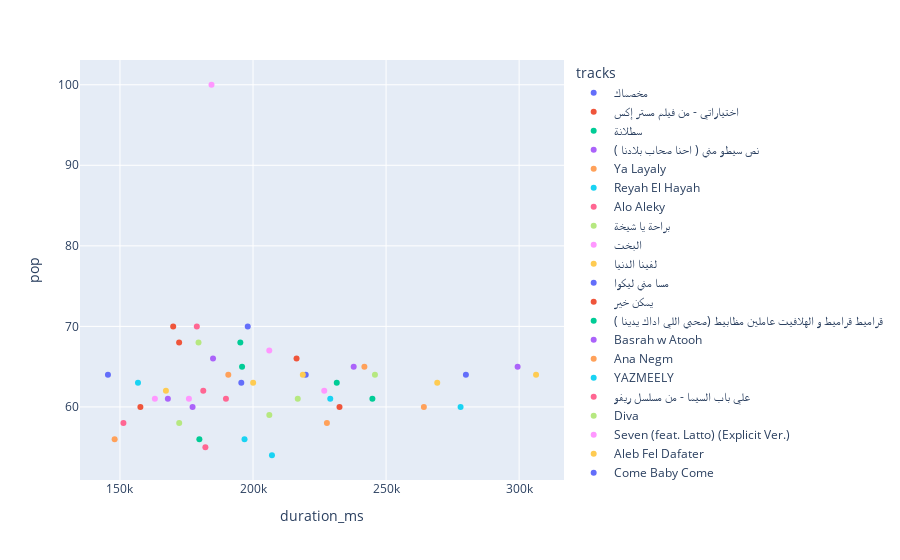

The cell this chart's notebook holds for it:
### Code cell
#Egypt
px.scatter(dataframes[6],x='duration_ms',y='pop',color='tracks')

### Figure 1 — Plotly figure (JSON) as saved in the notebook; plotly's stock layout.template omitted (floating-point values rounded to 4 significant figures)
{"data": [{"hovertemplate": "tracks=مخصماك<br>duration_ms=%{x}<br>pop=%{y}<extra></extra>", "legendgroup": "مخصماك", "marker": {"color": "#636efa", "symbol": "circle"}, "mode": "markers", "name": "مخصماك", "orientation": "v", "showlegend": true, "type": "scatter", "x": [198019], "xaxis": "x", "y": [70], "yaxis": "y"}, {"hovertemplate": "tracks=اختياراتي - من فيلم مستر إكس<br>duration_ms=%{x}<br>pop=%{y}<extra></extra>", "legendgroup": "اختياراتي - من فيلم مستر إكس", "marker": {"color": "#EF553B", "symbol": "circle"}, "mode": "markers", "name": "اختياراتي - من فيلم مستر إكس", "orientation": "v", "showlegend": true, "type": "scatter", "x": [170000], "xaxis": "x", "y": [70], "yaxis": "y"}, {"hovertemplate": "tracks=سطلانة<br>duration_ms=%{x}<br>pop=%{y}<extra></extra>", "legendgroup": "سطلانة", "marker": {"color": "#00cc96", "symbol": "circle"}, "mode": "markers", "name": "سطلانة", "orientation": "v", "showlegend": true, "type": "scatter", "x": [195238], "xaxis": "x", "y": [68], "yaxis": "y"}, {"hovertemplate": "tracks=نص سيطو مني ( احنا صحاب بلادنا )<br>duration_ms=%{x}<br>pop=%{y}<extra></extra>", "legendgroup": "نص سيطو مني ( احنا صحاب بلادنا )", "marker": {"color": "#ab63fa", "symbol": "circle"}, "mode": "markers", "name": "نص سيطو مني ( احنا صحاب بلادنا )", "orientation": "v", "showlegend": true, "type": "scatter", "x": [184973], "xaxis": "x", "y": [66], "yaxis": "y"}, {"hovertemplate": "tracks=Ya Layaly<br>duration_ms=%{x}<br>pop=%{y}<extra></extra>", "legendgroup": "Ya Layaly", "marker": {"color": "#FFA15A", "symbol": "circle"}, "mode": "markers", "name": "Ya Layaly", "orientation": "v", "showlegend": true, "type": "scatter", "x": [190714], "xaxis": "x", "y": [64], "yaxis": "y"}, {"hovertemplate": "tracks=Reyah El Hayah<br>duration_ms=%{x}<br>pop=%{y}<extra></extra>", "legendgroup": "Reyah El Hayah", "marker": {"color": "#19d3f3", "symbol": "circle"}, "mode": "markers", "name": "Reyah El Hayah", "orientation": "v", "showlegend": true, "type": "scatter", "x": [229025], "xaxis": "x", "y": [61], "yaxis": "y"}, {"hovertemplate": "tracks=Alo Aleky<br>duration_ms=%{x}<br>pop=%{y}<extra></extra>", "legendgroup": "Alo Aleky", "marker": {"color": "#FF6692", "symbol": "circle"}, "mode": "markers", "name": "Alo Aleky", "orientation": "v", "showlegend": true, "type": "scatter", "x": [178885], "xaxis": "x", "y": [70], "yaxis": "y"}, {"hovertemplate": "tracks=براحة يا شيخة<br>duration_ms=%{x}<br>pop=%{y}<extra></extra>", "legendgroup": "براحة يا شيخة", "marker": {"color": "#B6E880", "symbol": "circle"}, "mode": "markers", "name": "براحة يا شيخة", "orientation": "v", "showlegend": true, "type": "scatter", "x": [179526], "xaxis": "x", "y": [68], "yaxis": "y"}, {"hovertemplate": "tracks=البخت<br>duration_ms=%{x}<br>pop=%{y}<extra></extra>", "legendgroup": "البخت", "marker": {"color": "#FF97FF", "symbol": "circle"}, "mode": "markers", "name": "البخت", "orientation": "v", "showlegend": true, "type": "scatter", "x": [206112], "xaxis": "x", "y": [67], "yaxis": "y"}, {"hovertemplate": "tracks=لفينا الدنيا<br>duration_ms=%{x}<br>pop=%{y}<extra></extra>", "legendgroup": "لفينا الدنيا", "marker": {"color": "#FECB52", "symbol": "circle"}, "mode": "markers", "name": "لفينا الدنيا", "orientation": "v", "showlegend": true, "type": "scatter", "x": [200046], "xaxis": "x", "y": [63], "yaxis": "y"}, {"hovertemplate": "tracks=مسا مني ليكوا<br>duration_ms=%{x}<br>pop=%{y}<extra></extra>", "legendgroup": "مسا مني ليكوا", "marker": {"color": "#636efa", "symbol": "circle"}, "mode": "markers", "name": "مسا مني ليكوا", "orientation": "v", "showlegend": true, "type": "scatter", "x": [219813], "xaxis": "x", "y": [64], "yaxis": "y"}, {"hovertemplate": "tracks=يمكن خير<br>duration_ms=%{x}<br>pop=%{y}<extra></extra>", "legendgroup": "يمكن خير", "marker": {"color": "#EF553B", "symbol": "circle"}, "mode": "markers", "name": "يمكن خير", "orientation": "v", "showlegend": true, "type": "scatter", "x": [216356], "xaxis": "x", "y": [66], "yaxis": "y"}, {"hovertemplate": "tracks=قراميط قراميط و الهلافيت عاملين مظابيط (صحبي اللي اداك يدينا )<br>duration_ms=%{x}<br>pop=%{y}<extra></extra>", "legendgroup": "قراميط قراميط و الهلافيت عاملين مظابيط (صحبي اللي اداك يدينا )", "marker": {"color": "#00cc96", "symbol": "circle"}, "mode": "markers", "name": "قراميط قراميط و الهلافيت عاملين مظابيط (صحبي اللي اداك يدينا )", "orientation": "v", "showlegend": true, "type": "scatter", "x": [231471], "xaxis": "x", "y": [63], "yaxis": "y"}, {"hovertemplate": "tracks=Basrah w Atooh<br>duration_ms=%{x}<br>pop=%{y}<extra></extra>", "legendgroup": "Basrah w Atooh", "marker": {"color": "#ab63fa", "symbol": "circle"}, "mode": "markers", "name": "Basrah w Atooh", "orientation": "v", "showlegend": true, "type": "scatter", "x": [237832], "xaxis": "x", "y": [65], "yaxis": "y"}, {"hovertemplate": "tracks=Ana Negm<br>duration_ms=%{x}<br>pop=%{y}<extra></extra>", "legendgroup": "Ana Negm", "marker": {"color": "#FFA15A", "symbol": "circle"}, "mode": "markers", "name": "Ana Negm", "orientation": "v", "showlegend": true, "type": "scatter", "x": [241852], "xaxis": "x", "y": [65], "yaxis": "y"}, {"hovertemplate": "tracks=YAZMEELY<br>duration_ms=%{x}<br>pop=%{y}<extra></extra>", "legendgroup": "YAZMEELY", "marker": {"color": "#19d3f3", "symbol": "circle"}, "mode": "markers", "name": "YAZMEELY", "orientation": "v", "showlegend": true, "type": "scatter", "x": [196806], "xaxis": "x", "y": [56], "yaxis": "y"}, {"hovertemplate": "tracks=علي باب السيما - من مسلسل ريفو<br>duration_ms=%{x}<br>pop=%{y}<extra></extra>", "legendgroup": "علي باب السيما - من مسلسل ريفو", "marker": {"color": "#FF6692", "symbol": "circle"}, "mode": "markers", "name": "علي باب السيما - من مسلسل ريفو", "orientation": "v", "showlegend": true, "type": "scatter", "x": [151301], "xaxis": "x", "y": [58], "yaxis": "y"}, {"hovertemplate": "tracks=Diva<br>duration_ms=%{x}<br>pop=%{y}<extra></extra>", "legendgroup": "Diva", "marker": {"color": "#B6E880", "symbol": "circle"}, "mode": "markers", "name": "Diva", "orientation": "v", "showlegend": true, "type": "scatter", "x": [172263], "xaxis": "x", "y": [58], "yaxis": "y"}, {"hovertemplate": "tracks=Seven (feat. Latto) (Explicit Ver.)<br>duration_ms=%{x}<br>pop=%{y}<extra></extra>", "legendgroup": "Seven (feat. Latto) (Explicit Ver.)", "marker": {"color": "#FF97FF", "symbol": "circle"}, "mode": "markers", "name": "Seven (feat. Latto) (Explicit Ver.)", "orientation": "v", "showlegend": true, "type": "scatter", "x": [184400], "xaxis": "x", "y": [100], "yaxis": "y"}, {"hovertemplate": "tracks=Aleb Fel Dafater<br>duration_ms=%{x}<br>pop=%{y}<extra></extra>", "legendgroup": "Aleb Fel Dafater", "marker": {"color": "#FECB52", "symbol": "circle"}, "mode": "markers", "name": "Aleb Fel Dafater", "orientation": "v", "showlegend": true, "type": "scatter", "x": [306361], "xaxis": "x", "y": [64], "yaxis": "y"}, {"hovertemplate": "tracks=Come Baby Come<br>duration_ms=%{x}<br>pop=%{y}<extra></extra>", "legendgroup": "Come Baby Come", "marker": {"color": "#636efa", "symbol": "circle"}, "mode": "markers", "name": "Come Baby Come", "orientation": "v", "showlegend": true, "type": "scatter", "x": [145486], "xaxis": "x", "y": [64], "yaxis": "y"}, {"hovertemplate": "tracks=El Youm El Helw Dah<br>duration_ms=%{x}<br>pop=%{y}<extra></extra>", "legendgroup": "El Youm El Helw Dah", "marker": {"color": "#EF553B", "symbol": "circle"}, "mode": "markers", "name": "El Youm El Helw Dah", "orientation": "v", "showlegend": true, "type": "scatter", "x": [172232], "xaxis": "x", "y": [68], "yaxis": "y"}, {"hovertemplate": "tracks=بأمارة مين<br>duration_ms=%{x}<br>pop=%{y}<extra></extra>", "legendgroup": "بأمارة مين", "marker": {"color": "#00cc96", "symbol": "circle"}, "mode": "markers", "name": "بأمارة مين", "orientation": "v", "showlegend": true, "type": "scatter", "x": [195882], "xaxis": "x", "y": [65], "yaxis": "y"}, {"hovertemplate": "tracks=El Sabr Gamel -الصبر جميل<br>duration_ms=%{x}<br>pop=%{y}<extra></extra>", "legendgroup": "El Sabr Gamel -الصبر جميل", "marker": {"color": "#ab63fa", "symbol": "circle"}, "mode": "markers", "name": "El Sabr Gamel -الصبر جميل", "orientation": "v", "showlegend": true, "type": "scatter", "x": [299431], "xaxis": "x", "y": [65], "yaxis": "y"}, {"hovertemplate": "tracks=Wahshteeny<br>duration_ms=%{x}<br>pop=%{y}<extra></extra>", "legendgroup": "Wahshteeny", "marker": {"color": "#FFA15A", "symbol": "circle"}, "mode": "markers", "name": "Wahshteeny", "orientation": "v", "showlegend": true, "type": "scatter", "x": [148000], "xaxis": "x", "y": [56], "yaxis": "y"}, {"hovertemplate": "tracks=Salt El Zein - صلاة الزين<br>duration_ms=%{x}<br>pop=%{y}<extra></extra>", "legendgroup": "Salt El Zein - صلاة الزين", "marker": {"color": "#19d3f3", "symbol": "circle"}, "mode": "markers", "name": "Salt El Zein - صلاة الزين", "orientation": "v", "showlegend": true, "type": "scatter", "x": [156770], "xaxis": "x", "y": [63], "yaxis": "y"}, {"hovertemplate": "tracks=7ALA<br>duration_ms=%{x}<br>pop=%{y}<extra></extra>", "legendgroup": "7ALA", "marker": {"color": "#FF6692", "symbol": "circle"}, "mode": "markers", "name": "7ALA", "orientation": "v", "showlegend": true, "type": "scatter", "x": [181311], "xaxis": "x", "y": [62], "yaxis": "y"}, {"hovertemplate": "tracks=ظروف معنداني<br>duration_ms=%{x}<br>pop=%{y}<extra></extra>", "legendgroup": "ظروف معنداني", "marker": {"color": "#B6E880", "symbol": "circle"}, "mode": "markers", "name": "ظروف معنداني", "orientation": "v", "showlegend": true, "type": "scatter", "x": [245818], "xaxis": "x", "y": [64], "yaxis": "y"}, {"hovertemplate": "tracks=Tab Aoulak - Karkouba<br>duration_ms=%{x}<br>pop=%{y}<extra></extra>", "legendgroup": "Tab Aoulak - Karkouba", "marker": {"color": "#FF97FF", "symbol": "circle"}, "mode": "markers", "name": "Tab Aoulak - Karkouba", "orientation": "v", "showlegend": true, "type": "scatter", "x": [226762], "xaxis": "x", "y": [62], "yaxis": "y"}, {"hovertemplate": "tracks=الدنيا ايه<br>duration_ms=%{x}<br>pop=%{y}<extra></extra>", "legendgroup": "الدنيا ايه", "marker": {"color": "#FECB52", "symbol": "circle"}, "mode": "markers", "name": "الدنيا ايه", "orientation": "v", "showlegend": true, "type": "scatter", "x": [218718], "xaxis": "x", "y": [64], "yaxis": "y"}, {"hovertemplate": "tracks=Ya 3araf<br>duration_ms=%{x}<br>pop=%{y}<extra></extra>", "legendgroup": "Ya 3araf", "marker": {"color": "#636efa", "symbol": "circle"}, "mode": "markers", "name": "Ya 3araf", "orientation": "v", "showlegend": true, "type": "scatter", "x": [280000], "xaxis": "x", "y": [64], "yaxis": "y"}, {"hovertemplate": "tracks=On Fire<br>duration_ms=%{x}<br>pop=%{y}<extra></extra>", "legendgroup": "On Fire", "marker": {"color": "#EF553B", "symbol": "circle"}, "mode": "markers", "name": "On Fire", "orientation": "v", "showlegend": true, "type": "scatter", "x": [157682], "xaxis": "x", "y": [60], "yaxis": "y"}, {"hovertemplate": "tracks=الوقت فات - من مسلسل ريفو<br>duration_ms=%{x}<br>pop=%{y}<extra></extra>", "legendgroup": "الوقت فات - من مسلسل ريفو", "marker": {"color": "#00cc96", "symbol": "circle"}, "mode": "markers", "name": "الوقت فات - من مسلسل ريفو", "orientation": "v", "showlegend": true, "type": "scatter", "x": [179840], "xaxis": "x", "y": [56], "yaxis": "y"}, {"hovertemplate": "tracks=Samurai<br>duration_ms=%{x}<br>pop=%{y}<extra></extra>", "legendgroup": "Samurai", "marker": {"color": "#ab63fa", "symbol": "circle"}, "mode": "markers", "name": "Samurai", "orientation": "v", "showlegend": true, "type": "scatter", "x": [177281], "xaxis": "x", "y": [60], "yaxis": "y"}, {"hovertemplate": "tracks=وسط دموع وجراح<br>duration_ms=%{x}<br>pop=%{y}<extra></extra>", "legendgroup": "وسط دموع وجراح", "marker": {"color": "#FFA15A", "symbol": "circle"}, "mode": "markers", "name": "وسط دموع وجراح", "orientation": "v", "showlegend": true, "type": "scatter", "x": [264196], "xaxis": "x", "y": [60], "yaxis": "y"}, {"hovertemplate": "tracks=Abl Mawsalek<br>duration_ms=%{x}<br>pop=%{y}<extra></extra>", "legendgroup": "Abl Mawsalek", "marker": {"color": "#19d3f3", "symbol": "circle"}, "mode": "markers", "name": "Abl Mawsalek", "orientation": "v", "showlegend": true, "type": "scatter", "x": [278000], "xaxis": "x", "y": [60], "yaxis": "y"}, {"hovertemplate": "tracks=LELLY YAH<br>duration_ms=%{x}<br>pop=%{y}<extra></extra>", "legendgroup": "LELLY YAH", "marker": {"color": "#FF6692", "symbol": "circle"}, "mode": "markers", "name": "LELLY YAH", "orientation": "v", "showlegend": true, "type": "scatter", "x": [189826], "xaxis": "x", "y": [61], "yaxis": "y"}, {"hovertemplate": "tracks=عره فافي عامل مغامر - بت انتي حب حياتي<br>duration_ms=%{x}<br>pop=%{y}<extra></extra>", "legendgroup": "عره فافي عامل مغامر - بت انتي حب حياتي", "marker": {"color": "#B6E880", "symbol": "circle"}, "mode": "markers", "name": "عره فافي عامل مغامر - بت انتي حب حياتي", "orientation": "v", "showlegend": true, "type": "scatter", "x": [216816], "xaxis": "x", "y": [61], "yaxis": "y"}, {"hovertemplate": "tracks=Mesh Nadman<br>duration_ms=%{x}<br>pop=%{y}<extra></extra>", "legendgroup": "Mesh Nadman", "marker": {"color": "#FF97FF", "symbol": "circle"}, "mode": "markers", "name": "Mesh Nadman", "orientation": "v", "showlegend": true, "type": "scatter", "x": [175911], "xaxis": "x", "y": [61], "yaxis": "y"}, {"hovertemplate": "tracks=Amira<br>duration_ms=%{x}<br>pop=%{y}<extra></extra>", "legendgroup": "Amira", "marker": {"color": "#FECB52", "symbol": "circle"}, "mode": "markers", "name": "Amira", "orientation": "v", "showlegend": true, "type": "scatter", "x": [269231], "xaxis": "x", "y": [63], "yaxis": "y"}, {"hovertemplate": "tracks=Etnaset<br>duration_ms=%{x}<br>pop=%{y}<extra></extra>", "legendgroup": "Etnaset", "marker": {"color": "#636efa", "symbol": "circle"}, "mode": "markers", "name": "Etnaset", "orientation": "v", "showlegend": true, "type": "scatter", "x": [195598], "xaxis": "x", "y": [63], "yaxis": "y"}, {"hovertemplate": "tracks=Baad El Kalam<br>duration_ms=%{x}<br>pop=%{y}<extra></extra>", "legendgroup": "Baad El Kalam", "marker": {"color": "#EF553B", "symbol": "circle"}, "mode": "markers", "name": "Baad El Kalam", "orientation": "v", "showlegend": true, "type": "scatter", "x": [232500], "xaxis": "x", "y": [60], "yaxis": "y"}, {"hovertemplate": "tracks=Freedom Music: Scene Cypher 3<br>duration_ms=%{x}<br>pop=%{y}<extra></extra>", "legendgroup": "Freedom Music: Scene Cypher 3", "marker": {"color": "#00cc96", "symbol": "circle"}, "mode": "markers", "name": "Freedom Music: Scene Cypher 3", "orientation": "v", "showlegend": true, "type": "scatter", "x": [244864], "xaxis": "x", "y": [61], "yaxis": "y"}, {"hovertemplate": "tracks=Nazlet Seman<br>duration_ms=%{x}<br>pop=%{y}<extra></extra>", "legendgroup": "Nazlet Seman", "marker": {"color": "#ab63fa", "symbol": "circle"}, "mode": "markers", "name": "Nazlet Seman", "orientation": "v", "showlegend": true, "type": "scatter", "x": [168005], "xaxis": "x", "y": [61], "yaxis": "y"}, {"hovertemplate": "tracks=Raye2<br>duration_ms=%{x}<br>pop=%{y}<extra></extra>", "legendgroup": "Raye2", "marker": {"color": "#FFA15A", "symbol": "circle"}, "mode": "markers", "name": "Raye2", "orientation": "v", "showlegend": true, "type": "scatter", "x": [227767], "xaxis": "x", "y": [58], "yaxis": "y"}, {"hovertemplate": "tracks=Metkatef<br>duration_ms=%{x}<br>pop=%{y}<extra></extra>", "legendgroup": "Metkatef", "marker": {"color": "#19d3f3", "symbol": "circle"}, "mode": "markers", "name": "Metkatef", "orientation": "v", "showlegend": true, "type": "scatter", "x": [207120], "xaxis": "x", "y": [54], "yaxis": "y"}, {"hovertemplate": "tracks=حكمة الايام - من مسلسل ريفو<br>duration_ms=%{x}<br>pop=%{y}<extra></extra>", "legendgroup": "حكمة الايام - من مسلسل ريفو", "marker": {"color": "#FF6692", "symbol": "circle"}, "mode": "markers", "name": "حكمة الايام - من مسلسل ريفو", "orientation": "v", "showlegend": true, "type": "scatter", "x": [182101], "xaxis": "x", "y": [55], "yaxis": "y"}, {"hovertemplate": "tracks=لمون نعناع<br>duration_ms=%{x}<br>pop=%{y}<extra></extra>", "legendgroup": "لمون نعناع", "marker": {"color": "#B6E880", "symbol": "circle"}, "mode": "markers", "name": "لمون نعناع", "orientation": "v", "showlegend": true, "type": "scatter", "x": [206132], "xaxis": "x", "y": [59], "yaxis": "y"}, {"hovertemplate": "tracks=لِلّي<br>duration_ms=%{x}<br>pop=%{y}<extra></extra>", "legendgroup": "لِلّي", "marker": {"color": "#FF97FF", "symbol": "circle"}, "mode": "markers", "name": "لِلّي", "orientation": "v", "showlegend": true, "type": "scatter", "x": [163121], "xaxis": "x", "y": [61], "yaxis": "y"}, {"hovertemplate": "tracks=هرمون السعادة - من فيلم تاج<br>duration_ms=%{x}<br>pop=%{y}<extra></extra>", "legendgroup": "هرمون السعادة - من فيلم تاج", "marker": {"color": "#FECB52", "symbol": "circle"}, "mode": "markers", "name": "هرمون السعادة - من فيلم تاج", "orientation": "v", "showlegend": true, "type": "scatter", "x": [167272], "xaxis": "x", "y": [62], "yaxis": "y"}], "layout": {"legend": {"title": {"text": "tracks"}, "tracegroupgap": 0}, "margin": {"t": 60}, "xaxis": {"anchor": "y", "domain": [0, 1], "title": {"text": "duration_ms"}}, "yaxis": {"anchor": "x", "domain": [0, 1], "title": {"text": "pop"}}}}
